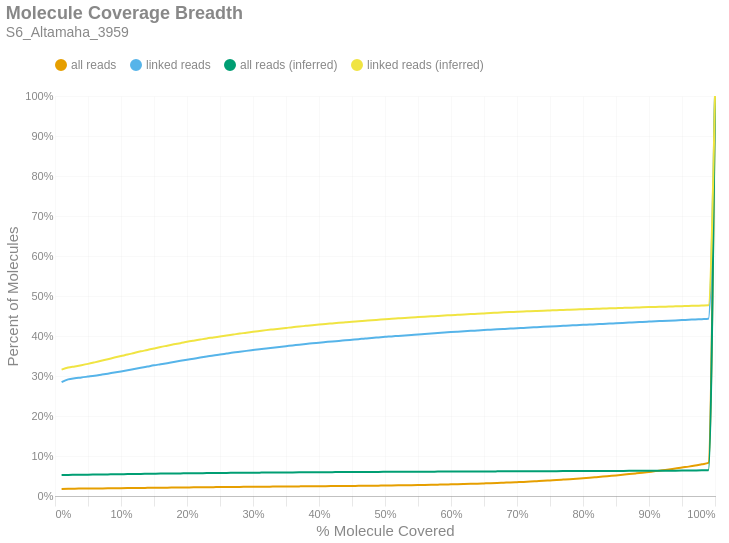

Write notebook code for a chart like this one.
### Markdown cell above
### Molecule Read Coverage
This chart shows molecule coverage breadth as computed by the number of bases aligned to that molecule. In other words, "*how much of each unique long molecule is actually sequenced/aligned?*" Keep in mind there is a distinction between sequences and alignments, since some sequences belonging to a particular molecule may not align well and wouldn't appear in the alignment data. This chart also shows molecule coverage breadth as computed by the *inferred fragment* from which the aligned sequences originate. Unlike read coverage, this calculation takes into account the total insert size, including unsequenced gaps between the forward and reverse reads. Like the previous figures, these are cumulative percents.

### Code cell
if SKIPLR:
    print_html(f"Skipped")
else:
    binned_df = consolidated_hist(valids['coverage_bp'], mask, 0.01, True)
    binned_df_inf = consolidated_hist(valids['coverage_inserts'], mask, 0.01, True)
    binned_df = binned_df.with_columns(pl.lit(binned_df_inf['all reads (cumsum)']).alias('all reads (inferred)'))
    binned_df = binned_df.with_columns(pl.lit(binned_df_inf['linked reads (cumsum)']).alias('linked reads (inferred)'))
    binned_df = binned_df.with_columns(
        (pl.col('bin').cast(pl.Float64) + 0.01).alias('right_edge')
    )

    with SafeRender(binned_df):
        (
            density_plot(binned_df, 'Molecule Coverage Breadth', samplename, 'molcov', ['all reads (inferred)','linked reads (inferred)'])
            .encode(
                #x=alt.X('bin:Q', title="% Molecule Covered").axis(format = '%').scale(padding=0),
                x=alt.X('right_edge:Q', title="% Molecule Covered").axis(format='%').scale(padding=0),
                y=alt.Y('value:Q', title='Percent of Molecules')
                    .axis(format='%')
                    .stack(False)
                    .scale(domainMin=0, padding=0),
                color=alt.Color("key:N").scale(domain = ["all reads", "linked reads", "all reads (inferred)", "linked reads (inferred)"]),
                tooltip = [
                    alt.Tooltip("key:N", title = "Data Type"),
                    alt.Tooltip("range_label:N", title="% Molecule Covered"),
                    alt.Tooltip("value:Q", format = ".2%", title="% Molecules")
                ]
            )
        ).display()

### Figure 1 — Vega-Lite specification as saved in the notebook (floating-point values rounded to 4 significant figures)
{"width": "container", "height": 400, "config": {"title": {"anchor": "start", "dy": -15, "fontSize": 18, "color": "#888888", "subtitleColor": "#888888", "subtitleFontSize": 14}, "arc": {"fill": "#0072B2"}, "axis": {"domainColor": "#888888", "domainWidth": 0.5, "gridWidth": 0.2, "grid": false, "titleFontWeight": 400, "titleFontSize": 15, "labelFontSize": 11, "labelColor": "#888888", "tickColor": "#888888", "tickWidth": 0.2, "titleColor": "#888888"}, "axisBand": {"grid": false}, "axisX": {"grid": true, "tickSize": 10, "domainCap": "round"}, "axisY": {"domain": false, "grid": true, "tickSize": 0, "domainCap": "round"}, "background": "transparent", "header": {"labelFontSize": 15, "labelColor": "#888888", "titleFontSize": 15, "titleFontWeight": 600, "titleColor": "#888888"}, "legend": {"labelFont": "sans-serif", "labelFontSize": 12, "labelColor": "#888888", "symbolSize": 100, "symbolType": "circle", "titleFontSize": 12, "titlePadding": 10, "titleColor": "#888888", "title": null, "orient": "top"}, "range": {"category": ["#E69F00", "#56B4E9", "#009E73", "#F0E442", "#0072B2", "#D55E00", "#CC79A7", "#000000"], "diverging": ["#cfe8f3", "#a2d4ec", "#73bfe2", "#46abdb", "#1696d2", "#12719e"]}, "area": {"fill": "#0072B2", "fillOpacity": 0.7, "line": true, "strokeOpacity": 0.7}, "line": {"color": "#0072B2", "stroke": "#0072B2", "strokeWidth": 2}, "trail": {"color": "#0072B2", "stroke": "#0072B2", "strokeWidth": 0, "size": 1}, "point": {"filled": true, "fillOpacity": 1.0, "size": 95}, "text": {"color": "#888888", "fontSize": 11, "align": "right", "fontWeight": 400, "size": 11}, "bar": {"fill": "#0072B2", "stroke": null}, "view": {"stroke": null, "continuousWidth": 660, "continuousHeight": 400}}, "data": {"name": "data-36d5e72b076dce97af8dea662104213e"}, "mark": {"type": "line", "interpolate": "monotone", "point": {"opacity": 0, "size": 275}}, "encoding": {"color": {"field": "key", "scale": {"domain": ["all reads", "linked reads", "all reads (inferred)", "linked reads (inferred)"]}, "type": "nominal"}, "tooltip": [{"field": "key", "title": "Data Type", "type": "nominal"}, {"field": "range_label", "title": "% Molecule Covered", "type": "nominal"}, {"field": "value", "format": ".2%", "title": "% Molecules", "type": "quantitative"}], "x": {"axis": {"format": "%"}, "field": "right_edge", "scale": {"padding": 0}, "title": "% Molecule Covered", "type": "quantitative"}, "y": {"axis": {"format": "%"}, "field": "value", "scale": {"domainMin": 0, "padding": 0}, "stack": false, "title": "Percent of Molecules", "type": "quantitative"}}, "params": [{"name": "param_c36ac31b6afebe62", "select": {"type": "point", "fields": ["key"]}, "bind": "legend"}], "title": {"text": "Molecule Coverage Breadth", "subtitle": "S6_Altamaha_3959"}, "transform": [{"fold": ["all reads (cumsum)", "linked reads (cumsum)", "all reads (inferred)", "linked reads (inferred)"]}, {"calculate": "replace(datum.key, ' (cumsum)', '')", "as": "key"}, {"filter": {"param": "param_c36ac31b6afebe62"}}], "usermeta": {"embedOptions": {"downloadFileName": "S6_Altamaha_3959.molcov"}}, "$schema": "https://vega.github.io/schema/vega-lite/v6.1.0.json", "datasets": {"data-36d5e72b076dce97af8dea662104213e": [{"bin": "0.0", "interval": "0.0-0.01", "all reads": 0.01772, "linked reads": 0.2846, "all reads (cumsum)": 0.01772, "linked reads (cumsum)": 0.2846, "range_label": "0.0-0.01", "all reads (inferred)": 0.05241, "linked reads (inferred)": 0.316, "right_edge": 0.01}, {"bin": "0.01", "interval": "0.01-0.02", "all reads": 0.0004643, "linked reads": 0.007032, "all reads (cumsum)": 0.01818, "linked reads (cumsum)": 0.2916, "range_label": "0.01-0.02", "all reads (inferred)": 0.05272, "linked reads (inferred)": 0.321, "right_edge": 0.02}, {"bin": "0.02", "interval": "0.02-0.03", "all reads": 0.0002041, "linked reads": 0.002851, "all reads (cumsum)": 0.01839, "linked reads (cumsum)": 0.2945, "range_label": "0.02-0.03", "all reads (inferred)": 0.05291, "linked reads (inferred)": 0.324, "right_edge": 0.03}, {"bin": "0.03", "interval": "0.03-0.04", "all reads": 0.0001395, "linked reads": 0.001837, "all reads (cumsum)": 0.01853, "linked reads (cumsum)": 0.2963, "range_label": "0.03-0.04", "all reads (inferred)": 0.0531, "linked reads (inferred)": 0.327, "right_edge": 0.04}, {"bin": "0.04", "interval": "0.04-0.05", "all reads": 0.0001609, "linked reads": 0.002153, "all reads (cumsum)": 0.01869, "linked reads (cumsum)": 0.2985, "range_label": "0.04-0.05", "all reads (inferred)": 0.05331, "linked reads (inferred)": 0.3303, "right_edge": 0.05}, {"bin": "0.05", "interval": "0.05-0.06", "all reads": 0.000152, "linked reads": 0.002178, "all reads (cumsum)": 0.01884, "linked reads (cumsum)": 0.3006, "range_label": "0.05-0.06", "all reads (inferred)": 0.05355, "linked reads (inferred)": 0.3341, "right_edge": 0.06}, {"bin": "0.06", "interval": "0.06-0.07", "all reads": 0.0001703, "linked reads": 0.002593, "all reads (cumsum)": 0.01901, "linked reads (cumsum)": 0.3032, "range_label": "0.06-0.07", "all reads (inferred)": 0.0538, "linked reads (inferred)": 0.3381, "right_edge": 0.07}, {"bin": "0.07", "interval": "0.07-0.08", "all reads": 0.0001758, "linked reads": 0.00266, "all reads (cumsum)": 0.01918, "linked reads (cumsum)": 0.3059, "range_label": "0.07-0.08", "all reads (inferred)": 0.05404, "linked reads (inferred)": 0.342, "right_edge": 0.08}, {"bin": "0.08", "interval": "0.08-0.09", "all reads": 0.0001902, "linked reads": 0.002826, "all reads (cumsum)": 0.01937, "linked reads (cumsum)": 0.3087, "range_label": "0.08-0.09", "all reads (inferred)": 0.05429, "linked reads (inferred)": 0.346, "right_edge": 0.09}, {"bin": "0.09", "interval": "0.09-0.1", "all reads": 0.0001768, "linked reads": 0.00266, "all reads (cumsum)": 0.01955, "linked reads (cumsum)": 0.3114, "range_label": "0.09-0.1", "all reads (inferred)": 0.05453, "linked reads (inferred)": 0.3499, "right_edge": 0.1}, {"bin": "0.1", "interval": "0.1-0.11", "all reads": 0.0001897, "linked reads": 0.002868, "all reads (cumsum)": 0.01974, "linked reads (cumsum)": 0.3142, "range_label": "0.1-0.11", "all reads (inferred)": 0.05476, "linked reads (inferred)": 0.3535, "right_edge": 0.11}, {"bin": "0.11", "interval": "0.11-0.12", "all reads": 0.0002021, "linked reads": 0.003067, "all reads (cumsum)": 0.01994, "linked reads (cumsum)": 0.3173, "range_label": "0.11-0.12", "all reads (inferred)": 0.05502, "linked reads (inferred)": 0.3577, "right_edge": 0.12}, {"bin": "0.12", "interval": "0.12-0.13", "all reads": 0.0001952, "linked reads": 0.003042, "all reads (cumsum)": 0.02014, "linked reads (cumsum)": 0.3204, "range_label": "0.12-0.13", "all reads (inferred)": 0.05526, "linked reads (inferred)": 0.3617, "right_edge": 0.13}, {"bin": "0.13", "interval": "0.13-0.14", "all reads": 0.0002046, "linked reads": 0.003134, "all reads (cumsum)": 0.02034, "linked reads (cumsum)": 0.3235, "range_label": "0.13-0.14", "all reads (inferred)": 0.05547, "linked reads (inferred)": 0.3651, "right_edge": 0.14}, {"bin": "0.14", "interval": "0.14-0.15", "all reads": 0.0001991, "linked reads": 0.003134, "all reads (cumsum)": 0.02054, "linked reads (cumsum)": 0.3266, "range_label": "0.14-0.15", "all reads (inferred)": 0.05571, "linked reads (inferred)": 0.3689, "right_edge": 0.15}, {"bin": "0.15", "interval": "0.15-0.16", "all reads": 0.0001813, "linked reads": 0.002743, "all reads (cumsum)": 0.02072, "linked reads (cumsum)": 0.3294, "range_label": "0.15-0.16", "all reads (inferred)": 0.05594, "linked reads (inferred)": 0.3726, "right_edge": 0.16}, {"bin": "0.16", "interval": "0.16-0.17", "all reads": 0.0001768, "linked reads": 0.002768, "all reads (cumsum)": 0.0209, "linked reads (cumsum)": 0.3321, "range_label": "0.16-0.17", "all reads (inferred)": 0.05614, "linked reads (inferred)": 0.3758, "right_edge": 0.17}, {"bin": "0.17", "interval": "0.17-0.18", "all reads": 0.0001882, "linked reads": 0.002926, "all reads (cumsum)": 0.02109, "linked reads (cumsum)": 0.3351, "range_label": "0.17-0.18", "all reads (inferred)": 0.05635, "linked reads (inferred)": 0.3791, "right_edge": 0.18}, {"bin": "0.18", "interval": "0.18-0.19", "all reads": 0.0001852, "linked reads": 0.002851, "all reads (cumsum)": 0.02127, "linked reads (cumsum)": 0.3379, "range_label": "0.18-0.19", "all reads (inferred)": 0.05653, "linked reads (inferred)": 0.3821, "right_edge": 0.19}, {"bin": "0.19", "interval": "0.19-0.2", "all reads": 0.0001803, "linked reads": 0.00276, "all reads (cumsum)": 0.02145, "linked reads (cumsum)": 0.3407, "range_label": "0.19-0.2", "all reads (inferred)": 0.05674, "linked reads (inferred)": 0.3854, "right_edge": 0.2}, {"bin": "0.2", "interval": "0.2-0.21", "all reads": 0.0001723, "linked reads": 0.002677, "all reads (cumsum)": 0.02163, "linked reads (cumsum)": 0.3433, "range_label": "0.2-0.21", "all reads (inferred)": 0.05692, "linked reads (inferred)": 0.3883, "right_edge": 0.21}, {"bin": "0.21", "interval": "0.21-0.22", "all reads": 0.0001827, "linked reads": 0.002834, "all reads (cumsum)": 0.02181, "linked reads (cumsum)": 0.3462, "range_label": "0.21-0.22", "all reads (inferred)": 0.05709, "linked reads (inferred)": 0.3911, "right_edge": 0.22}, {"bin": "0.22", "interval": "0.22-0.23", "all reads": 0.0001624, "linked reads": 0.002519, "all reads (cumsum)": 0.02197, "linked reads (cumsum)": 0.3487, "range_label": "0.22-0.23", "all reads (inferred)": 0.05726, "linked reads (inferred)": 0.3939, "right_edge": 0.23}, {"bin": "0.23", "interval": "0.23-0.24", "all reads": 0.0001534, "linked reads": 0.002286, "all reads (cumsum)": 0.02212, "linked reads (cumsum)": 0.351, "range_label": "0.23-0.24", "all reads (inferred)": 0.05741, "linked reads (inferred)": 0.3964, "right_edge": 0.24}, {"bin": "0.24", "interval": "0.24-0.25", "all reads": 0.0001738, "linked reads": 0.00271, "all reads (cumsum)": 0.0223, "linked reads (cumsum)": 0.3537, "range_label": "0.24-0.25", "all reads (inferred)": 0.05757, "linked reads (inferred)": 0.3989, "right_edge": 0.25}, {"bin": "0.25", "interval": "0.25-0.26", "all reads": 0.0001614, "linked reads": 0.002435, "all reads (cumsum)": 0.02246, "linked reads (cumsum)": 0.3561, "range_label": "0.25-0.26", "all reads (inferred)": 0.05773, "linked reads (inferred)": 0.4014, "right_edge": 0.26}, {"bin": "0.26", "interval": "0.26-0.27", "all reads": 0.0001604, "linked reads": 0.00246, "all reads (cumsum)": 0.02262, "linked reads (cumsum)": 0.3586, "range_label": "0.26-0.27", "all reads (inferred)": 0.05787, "linked reads (inferred)": 0.4037, "right_edge": 0.27}, {"bin": "0.27", "interval": "0.27-0.28", "all reads": 0.0001465, "linked reads": 0.002128, "all reads (cumsum)": 0.02277, "linked reads (cumsum)": 0.3607, "range_label": "0.27-0.28", "all reads (inferred)": 0.05802, "linked reads (inferred)": 0.4061, "right_edge": 0.28}, {"bin": "0.28", "interval": "0.28-0.29", "all reads": 0.0001405, "linked reads": 0.002078, "all reads (cumsum)": 0.02291, "linked reads (cumsum)": 0.3628, "range_label": "0.28-0.29", "all reads (inferred)": 0.05815, "linked reads (inferred)": 0.4081, "right_edge": 0.29}, {"bin": "0.29", "interval": "0.29-0.3", "all reads": 0.000144, "linked reads": 0.002028, "all reads (cumsum)": 0.02305, "linked reads (cumsum)": 0.3648, "range_label": "0.29-0.3", "all reads (inferred)": 0.05829, "linked reads (inferred)": 0.4104, "right_edge": 0.3}, {"bin": "0.3", "interval": "0.3-0.31", "all reads": 0.000144, "linked reads": 0.00202, "all reads (cumsum)": 0.0232, "linked reads (cumsum)": 0.3668, "range_label": "0.3-0.31", "all reads (inferred)": 0.05842, "linked reads (inferred)": 0.4126, "right_edge": 0.31}, {"bin": "0.31", "interval": "0.31-0.32", "all reads": 0.0001386, "linked reads": 0.001962, "all reads (cumsum)": 0.02333, "linked reads (cumsum)": 0.3688, "range_label": "0.31-0.32", "all reads (inferred)": 0.05856, "linked reads (inferred)": 0.4147, "right_edge": 0.32}, {"bin": "0.32", "interval": "0.32-0.33", "all reads": 0.0001381, "linked reads": 0.00197, "all reads (cumsum)": 0.02347, "linked reads (cumsum)": 0.3708, "range_label": "0.32-0.33", "all reads (inferred)": 0.05867, "linked reads (inferred)": 0.4165, "right_edge": 0.33}, {"bin": "0.33", "interval": "0.33-0.34", "all reads": 0.0001435, "linked reads": 0.00197, "all reads (cumsum)": 0.02362, "linked reads (cumsum)": 0.3727, "range_label": "0.33-0.34", "all reads (inferred)": 0.05879, "linked reads (inferred)": 0.4183, "right_edge": 0.34}, {"bin": "0.34", "interval": "0.34-0.35", "all reads": 0.000147, "linked reads": 0.001879, "all reads (cumsum)": 0.02376, "linked reads (cumsum)": 0.3746, "range_label": "0.34-0.35", "all reads (inferred)": 0.0589, "linked reads (inferred)": 0.4201, "right_edge": 0.35}, {"bin": "0.35", "interval": "0.35-0.36", "all reads": 0.0001341, "linked reads": 0.001795, "all reads (cumsum)": 0.0239, "linked reads (cumsum)": 0.3764, "range_label": "0.35-0.36", "all reads (inferred)": 0.05902, "linked reads (inferred)": 0.4221, "right_edge": 0.36}, {"bin": "0.36", "interval": "0.36-0.37", "all reads": 0.000147, "linked reads": 0.001987, "all reads (cumsum)": 0.02404, "linked reads (cumsum)": 0.3784, "range_label": "0.36-0.37", "all reads (inferred)": 0.05912, "linked reads (inferred)": 0.4236, "right_edge": 0.37}, {"bin": "0.37", "interval": "0.37-0.38", "all reads": 0.0001341, "linked reads": 0.001737, "all reads (cumsum)": 0.02418, "linked reads (cumsum)": 0.3801, "range_label": "0.37-0.38", "all reads (inferred)": 0.05924, "linked reads (inferred)": 0.4254, "right_edge": 0.38}, {"bin": "0.38", "interval": "0.38-0.39", "all reads": 0.0001311, "linked reads": 0.001521, "all reads (cumsum)": 0.02431, "linked reads (cumsum)": 0.3817, "range_label": "0.38-0.39", "all reads (inferred)": 0.05935, "linked reads (inferred)": 0.4271, "right_edge": 0.39}, {"bin": "0.39", "interval": "0.39-0.4", "all reads": 0.0001366, "linked reads": 0.001629, "all reads (cumsum)": 0.02444, "linked reads (cumsum)": 0.3833, "range_label": "0.39-0.4", "all reads (inferred)": 0.05945, "linked reads (inferred)": 0.4287, "right_edge": 0.4}, {"bin": "0.4", "interval": "0.4-0.41", "all reads": 0.0001386, "linked reads": 0.001588, "all reads (cumsum)": 0.02458, "linked reads (cumsum)": 0.3849, "range_label": "0.4-0.41", "all reads (inferred)": 0.05954, "linked reads (inferred)": 0.4301, "right_edge": 0.41}, {"bin": "0.41", "interval": "0.41-0.42", "all reads": 0.000141, "linked reads": 0.001579, "all reads (cumsum)": 0.02472, "linked reads (cumsum)": 0.3865, "range_label": "0.41-0.42", "all reads (inferred)": 0.05964, "linked reads (inferred)": 0.4315, "right_edge": 0.42}, {"bin": "0.42", "interval": "0.42-0.43", "all reads": 0.0001356, "linked reads": 0.001313, "all reads (cumsum)": 0.02486, "linked reads (cumsum)": 0.3878, "range_label": "0.42-0.43", "all reads (inferred)": 0.05974, "linked reads (inferred)": 0.433, "right_edge": 0.43}, {"bin": "0.43", "interval": "0.43-0.44", "all reads": 0.0001525, "linked reads": 0.001529, "all reads (cumsum)": 0.02501, "linked reads (cumsum)": 0.3893, "range_label": "0.43-0.44", "all reads (inferred)": 0.05983, "linked reads (inferred)": 0.4343, "right_edge": 0.44}, {"bin": "0.44", "interval": "0.44-0.45", "all reads": 0.0001728, "linked reads": 0.00143, "all reads (cumsum)": 0.02519, "linked reads (cumsum)": 0.3907, "range_label": "0.44-0.45", "all reads (inferred)": 0.05992, "linked reads (inferred)": 0.4356, "right_edge": 0.45}, {"bin": "0.45", "interval": "0.45-0.46", "all reads": 0.0001574, "linked reads": 0.001421, "all reads (cumsum)": 0.02534, "linked reads (cumsum)": 0.3922, "range_label": "0.45-0.46", "all reads (inferred)": 0.06, "linked reads (inferred)": 0.4369, "right_edge": 0.46}, {"bin": "0.46", "interval": "0.46-0.47", "all reads": 0.0001927, "linked reads": 0.001613, "all reads (cumsum)": 0.02554, "linked reads (cumsum)": 0.3938, "range_label": "0.46-0.47", "all reads (inferred)": 0.06009, "linked reads (inferred)": 0.4381, "right_edge": 0.47}, {"bin": "0.47", "interval": "0.47-0.48", "all reads": 0.0001813, "linked reads": 0.00128, "all reads (cumsum)": 0.02572, "linked reads (cumsum)": 0.3951, "range_label": "0.47-0.48", "all reads (inferred)": 0.06017, "linked reads (inferred)": 0.4394, "right_edge": 0.48}, {"bin": "0.48", "interval": "0.48-0.49", "all reads": 0.0002135, "linked reads": 0.001421, "all reads (cumsum)": 0.02593, "linked reads (cumsum)": 0.3965, "range_label": "0.48-0.49", "all reads (inferred)": 0.06026, "linked reads (inferred)": 0.4407, "right_edge": 0.49}, {"bin": "0.49", "interval": "0.49-0.5", "all reads": 0.0002284, "linked reads": 0.00143, "all reads (cumsum)": 0.02616, "linked reads (cumsum)": 0.3979, "range_label": "0.49-0.5", "all reads (inferred)": 0.06036, "linked reads (inferred)": 0.4421, "right_edge": 0.5}, {"bin": "0.5", "interval": "0.5-0.51", "all reads": 0.0002026, "linked reads": 0.001064, "all reads (cumsum)": 0.02636, "linked reads (cumsum)": 0.399, "range_label": "0.5-0.51", "all reads (inferred)": 0.06043, "linked reads (inferred)": 0.4431, "right_edge": 0.51}, {"bin": "0.51", "interval": "0.51-0.52", "all reads": 0.0002294, "linked reads": 0.001272, "all reads (cumsum)": 0.02659, "linked reads (cumsum)": 0.4002, "range_label": "0.51-0.52", "all reads (inferred)": 0.0605, "linked reads (inferred)": 0.4442, "right_edge": 0.52}, {"bin": "0.52", "interval": "0.52-0.53", "all reads": 0.0002498, "linked reads": 0.001197, "all reads (cumsum)": 0.02684, "linked reads (cumsum)": 0.4014, "range_label": "0.52-0.53", "all reads (inferred)": 0.06058, "linked reads (inferred)": 0.4452, "right_edge": 0.53}, {"bin": "0.53", "interval": "0.53-0.54", "all reads": 0.0002458, "linked reads": 0.001155, "all reads (cumsum)": 0.02709, "linked reads (cumsum)": 0.4026, "range_label": "0.53-0.54", "all reads (inferred)": 0.06066, "linked reads (inferred)": 0.4464, "right_edge": 0.54}, {"bin": "0.54", "interval": "0.54-0.55", "all reads": 0.0002801, "linked reads": 0.001205, "all reads (cumsum)": 0.02737, "linked reads (cumsum)": 0.4038, "range_label": "0.54-0.55", "all reads (inferred)": 0.06073, "linked reads (inferred)": 0.4474, "right_edge": 0.55}, {"bin": "0.55", "interval": "0.55-0.56", "all reads": 0.0003059, "linked reads": 0.001081, "all reads (cumsum)": 0.02767, "linked reads (cumsum)": 0.4049, "range_label": "0.55-0.56", "all reads (inferred)": 0.06081, "linked reads (inferred)": 0.4483, "right_edge": 0.56}, {"bin": "0.56", "interval": "0.56-0.57", "all reads": 0.0003143, "linked reads": 0.001147, "all reads (cumsum)": 0.02799, "linked reads (cumsum)": 0.406, "range_label": "0.56-0.57", "all reads (inferred)": 0.06088, "linked reads (inferred)": 0.4493, "right_edge": 0.57}, {"bin": "0.57", "interval": "0.57-0.58", "all reads": 0.0003451, "linked reads": 0.00128, "all reads (cumsum)": 0.02833, "linked reads (cumsum)": 0.4073, "range_label": "0.57-0.58", "all reads (inferred)": 0.06095, "linked reads (inferred)": 0.4501, "right_edge": 0.58}, {"bin": "0.58", "interval": "0.58-0.59", "all reads": 0.0003561, "linked reads": 0.00118, "all reads (cumsum)": 0.02869, "linked reads (cumsum)": 0.4085, "range_label": "0.58-0.59", "all reads (inferred)": 0.06102, "linked reads (inferred)": 0.4511, "right_edge": 0.59}, {"bin": "0.59", "interval": "0.59-0.6", "all reads": 0.0004211, "linked reads": 0.001305, "all reads (cumsum)": 0.02911, "linked reads (cumsum)": 0.4098, "range_label": "0.59-0.6", "all reads (inferred)": 0.06111, "linked reads (inferred)": 0.4522, "right_edge": 0.6}, {"bin": "0.6", "interval": "0.6-0.61", "all reads": 0.0003943, "linked reads": 0.001106, "all reads (cumsum)": 0.0295, "linked reads (cumsum)": 0.4109, "range_label": "0.6-0.61", "all reads (inferred)": 0.06117, "linked reads (inferred)": 0.4531, "right_edge": 0.61}, {"bin": "0.61", "interval": "0.61-0.62", "all reads": 0.000435, "linked reads": 0.001022, "all reads (cumsum)": 0.02994, "linked reads (cumsum)": 0.4119, "range_label": "0.61-0.62", "all reads (inferred)": 0.06124, "linked reads (inferred)": 0.454, "right_edge": 0.62}, {"bin": "0.62", "interval": "0.62-0.63", "all reads": 0.0004504, "linked reads": 0.0009143, "all reads (cumsum)": 0.03039, "linked reads (cumsum)": 0.4128, "range_label": "0.62-0.63", "all reads (inferred)": 0.0613, "linked reads (inferred)": 0.4547, "right_edge": 0.63}, {"bin": "0.63", "interval": "0.63-0.64", "all reads": 0.0004782, "linked reads": 0.001014, "all reads (cumsum)": 0.03087, "linked reads (cumsum)": 0.4138, "range_label": "0.63-0.64", "all reads (inferred)": 0.06136, "linked reads (inferred)": 0.4556, "right_edge": 0.64}, {"bin": "0.64", "interval": "0.64-0.65", "all reads": 0.0005482, "linked reads": 0.0009891, "all reads (cumsum)": 0.03142, "linked reads (cumsum)": 0.4148, "range_label": "0.64-0.65", "all reads (inferred)": 0.06143, "linked reads (inferred)": 0.4565, "right_edge": 0.65}, {"bin": "0.65", "interval": "0.65-0.66", "all reads": 0.0005612, "linked reads": 0.0009226, "all reads (cumsum)": 0.03198, "linked reads (cumsum)": 0.4158, "range_label": "0.65-0.66", "all reads (inferred)": 0.0615, "linked reads (inferred)": 0.4573, "right_edge": 0.66}, {"bin": "0.66", "interval": "0.66-0.67", "all reads": 0.0006113, "linked reads": 0.0009559, "all reads (cumsum)": 0.03259, "linked reads (cumsum)": 0.4167, "range_label": "0.66-0.67", "all reads (inferred)": 0.06157, "linked reads (inferred)": 0.4583, "right_edge": 0.67}, {"bin": "0.67", "interval": "0.67-0.68", "all reads": 0.0006381, "linked reads": 0.0008977, "all reads (cumsum)": 0.03323, "linked reads (cumsum)": 0.4176, "range_label": "0.67-0.68", "all reads (inferred)": 0.06165, "linked reads (inferred)": 0.4592, "right_edge": 0.68}, {"bin": "0.68", "interval": "0.68-0.69", "all reads": 0.0006371, "linked reads": 0.0008811, "all reads (cumsum)": 0.03386, "linked reads (cumsum)": 0.4185, "range_label": "0.68-0.69", "all reads (inferred)": 0.06171, "linked reads (inferred)": 0.4599, "right_edge": 0.69}, {"bin": "0.69", "interval": "0.69-0.7", "all reads": 0.0007086, "linked reads": 0.0008312, "all reads (cumsum)": 0.03457, "linked reads (cumsum)": 0.4193, "range_label": "0.69-0.7", "all reads (inferred)": 0.06176, "linked reads (inferred)": 0.4606, "right_edge": 0.7}, {"bin": "0.7", "interval": "0.7-0.71", "all reads": 0.000724, "linked reads": 0.0009143, "all reads (cumsum)": 0.0353, "linked reads (cumsum)": 0.4202, "range_label": "0.7-0.71", "all reads (inferred)": 0.06182, "linked reads (inferred)": 0.4613, "right_edge": 0.71}, {"bin": "0.71", "interval": "0.71-0.72", "all reads": 0.0007995, "linked reads": 0.0008562, "all reads (cumsum)": 0.0361, "linked reads (cumsum)": 0.4211, "range_label": "0.71-0.72", "all reads (inferred)": 0.06189, "linked reads (inferred)": 0.4621, "right_edge": 0.72}, {"bin": "0.72", "interval": "0.72-0.73", "all reads": 0.000881, "linked reads": 0.0009891, "all reads (cumsum)": 0.03698, "linked reads (cumsum)": 0.4221, "range_label": "0.72-0.73", "all reads (inferred)": 0.06196, "linked reads (inferred)": 0.4628, "right_edge": 0.73}, {"bin": "0.73", "interval": "0.73-0.74", "all reads": 0.0008924, "linked reads": 0.0008977, "all reads (cumsum)": 0.03787, "linked reads (cumsum)": 0.423, "range_label": "0.73-0.74", "all reads (inferred)": 0.06202, "linked reads (inferred)": 0.4634, "right_edge": 0.74}, {"bin": "0.74", "interval": "0.74-0.75", "all reads": 0.001029, "linked reads": 0.0008645, "all reads (cumsum)": 0.0389, "linked reads (cumsum)": 0.4238, "range_label": "0.74-0.75", "all reads (inferred)": 0.06208, "linked reads (inferred)": 0.464, "right_edge": 0.75}, {"bin": "0.75", "interval": "0.75-0.76", "all reads": 0.001011, "linked reads": 0.0008395, "all reads (cumsum)": 0.03991, "linked reads (cumsum)": 0.4247, "range_label": "0.75-0.76", "all reads (inferred)": 0.06214, "linked reads (inferred)": 0.4646, "right_edge": 0.76}, {"bin": "0.76", "interval": "0.76-0.77", "all reads": 0.001073, "linked reads": 0.0007897, "all reads (cumsum)": 0.04098, "linked reads (cumsum)": 0.4255, "range_label": "0.76-0.77", "all reads (inferred)": 0.0622, "linked reads (inferred)": 0.4653, "right_edge": 0.77}, {"bin": "0.77", "interval": "0.77-0.78", "all reads": 0.001087, "linked reads": 0.0008146, "all reads (cumsum)": 0.04207, "linked reads (cumsum)": 0.4263, "range_label": "0.77-0.78", "all reads (inferred)": 0.06226, "linked reads (inferred)": 0.4658, "right_edge": 0.78}, {"bin": "0.78", "interval": "0.78-0.79", "all reads": 0.001168, "linked reads": 0.0006982, "all reads (cumsum)": 0.04324, "linked reads (cumsum)": 0.427, "range_label": "0.78-0.79", "all reads (inferred)": 0.06231, "linked reads (inferred)": 0.4663, "right_edge": 0.79}, {"bin": "0.79", "interval": "0.79-0.8", "all reads": 0.001311, "linked reads": 0.001006, "all reads (cumsum)": 0.04455, "linked reads (cumsum)": 0.428, "range_label": "0.79-0.8", "all reads (inferred)": 0.06237, "linked reads (inferred)": 0.467, "right_edge": 0.8}, {"bin": "0.8", "interval": "0.8-0.81", "all reads": 0.0012, "linked reads": 0.0006483, "all reads (cumsum)": 0.04575, "linked reads (cumsum)": 0.4286, "range_label": "0.8-0.81", "all reads (inferred)": 0.06243, "linked reads (inferred)": 0.4675, "right_edge": 0.81}, {"bin": "0.81", "interval": "0.81-0.82", "all reads": 0.001358, "linked reads": 0.0008146, "all reads (cumsum)": 0.04711, "linked reads (cumsum)": 0.4295, "range_label": "0.81-0.82", "all reads (inferred)": 0.0625, "linked reads (inferred)": 0.4681, "right_edge": 0.82}, {"bin": "0.82", "interval": "0.82-0.83", "all reads": 0.001393, "linked reads": 0.0006483, "all reads (cumsum)": 0.0485, "linked reads (cumsum)": 0.4301, "range_label": "0.82-0.83", "all reads (inferred)": 0.06257, "linked reads (inferred)": 0.4686, "right_edge": 0.83}, {"bin": "0.83", "interval": "0.83-0.84", "all reads": 0.00144, "linked reads": 0.000931, "all reads (cumsum)": 0.04994, "linked reads (cumsum)": 0.431, "range_label": "0.83-0.84", "all reads (inferred)": 0.06263, "linked reads (inferred)": 0.4691, "right_edge": 0.84}, {"bin": "0.84", "interval": "0.84-0.85", "all reads": 0.00144, "linked reads": 0.0007315, "all reads (cumsum)": 0.05138, "linked reads (cumsum)": 0.4318, "range_label": "0.84-0.85", "all reads (inferred)": 0.06269, "linked reads (inferred)": 0.4697, "right_edge": 0.85}, {"bin": "0.85", "interval": "0.85-0.86", "all reads": 0.001669, "linked reads": 0.0008146, "all reads (cumsum)": 0.05305, "linked reads (cumsum)": 0.4326, "range_label": "0.85-0.86", "all reads (inferred)": 0.06275, "linked reads (inferred)": 0.4702, "right_edge": 0.86}, {"bin": "0.86", "interval": "0.86-0.87", "all reads": 0.001678, "linked reads": 0.0008645, "all reads (cumsum)": 0.05472, "linked reads (cumsum)": 0.4334, "range_label": "0.86-0.87", "all reads (inferred)": 0.06282, "linked reads (inferred)": 0.4707, "right_edge": 0.87}, {"bin": "0.87", "interval": "0.87-0.88", "all reads": 0.001758, "linked reads": 0.0009143, "all reads (cumsum)": 0.05648, "linked reads (cumsum)": 0.4344, "range_label": "0.87-0.88", "all reads (inferred)": 0.06289, "linked reads (inferred)": 0.4712, "right_edge": 0.88}, {"bin": "0.88", "interval": "0.88-0.89", "all reads": 0.001813, "linked reads": 0.0007398, "all reads (cumsum)": 0.0583, "linked reads (cumsum)": 0.4351, "range_label": "0.88-0.89", "all reads (inferred)": 0.06297, "linked reads (inferred)": 0.4718, "right_edge": 0.89}, {"bin": "0.89", "interval": "0.89-0.9", "all reads": 0.001945, "linked reads": 0.0008645, "all reads (cumsum)": 0.06024, "linked reads (cumsum)": 0.436, "range_label": "0.89-0.9", "all reads (inferred)": 0.06304, "linked reads (inferred)": 0.4723, "right_edge": 0.9}, {"bin": "0.9", "interval": "0.9-0.91", "all reads": 0.00193, "linked reads": 0.0008728, "all reads (cumsum)": 0.06217, "linked reads (cumsum)": 0.4368, "range_label": "0.9-0.91", "all reads (inferred)": 0.06312, "linked reads (inferred)": 0.4727, "right_edge": 0.91}, {"bin": "0.91", "interval": "0.91-0.92", "all reads": 0.002172, "linked reads": 0.0006733, "all reads (cumsum)": 0.06434, "linked reads (cumsum)": 0.4375, "range_label": "0.91-0.92", "all reads (inferred)": 0.06321, "linked reads (inferred)": 0.4732, "right_edge": 0.92}, {"bin": "0.92", "interval": "0.92-0.93", "all reads": 0.002009, "linked reads": 0.0007315, "all reads (cumsum)": 0.06635, "linked reads (cumsum)": 0.4382, "range_label": "0.92-0.93", "all reads (inferred)": 0.06331, "linked reads (inferred)": 0.4736, "right_edge": 0.93}, {"bin": "0.93", "interval": "0.93-0.94", "all reads": 0.002249, "linked reads": 0.000773, "all reads (cumsum)": 0.0686, "linked reads (cumsum)": 0.439, "range_label": "0.93-0.94", "all reads (inferred)": 0.06342, "linked reads (inferred)": 0.4741, "right_edge": 0.94}, {"bin": "0.94", "interval": "0.94-0.95", "all reads": 0.002572, "linked reads": 0.0008063, "all reads (cumsum)": 0.07117, "linked reads (cumsum)": 0.4398, "range_label": "0.94-0.95", "all reads (inferred)": 0.06353, "linked reads (inferred)": 0.4746, "right_edge": 0.95}, {"bin": "0.95", "interval": "0.95-0.96", "all reads": 0.002287, "linked reads": 0.0007481, "all reads (cumsum)": 0.07346, "linked reads (cumsum)": 0.4406, "range_label": "0.95-0.96", "all reads (inferred)": 0.06367, "linked reads (inferred)": 0.4751, "right_edge": 0.96}, {"bin": "0.96", "interval": "0.96-0.97", "all reads": 0.002692, "linked reads": 0.0008312, "all reads (cumsum)": 0.07615, "linked reads (cumsum)": 0.4414, "range_label": "0.96-0.97", "all reads (inferred)": 0.06384, "linked reads (inferred)": 0.4756, "right_edge": 0.97}, {"bin": "0.97", "interval": "0.97-0.98", "all reads": 0.00327, "linked reads": 0.0007232, "all reads (cumsum)": 0.07942, "linked reads (cumsum)": 0.4421, "range_label": "0.97-0.98", "all reads (inferred)": 0.06412, "linked reads (inferred)": 0.4761, "right_edge": 0.98}, {"bin": "0.98", "interval": "0.98-0.99", "all reads": 0.003255, "linked reads": 0.0008478, "all reads (cumsum)": 0.08268, "linked reads (cumsum)": 0.443, "range_label": "0.98-0.99", "all reads (inferred)": 0.06465, "linked reads (inferred)": 0.4766, "right_edge": 0.99}, {"bin": "0.99", "interval": "0.99-1.0", "all reads": 0.9173, "linked reads": 0.557, "all reads (cumsum)": 1.0, "linked reads (cumsum)": 1.0, "range_label": "0.99-1.0", "all reads (inferred)": 1.0, "linked reads (inferred)": 1.0, "right_edge": 1.0}]}}
